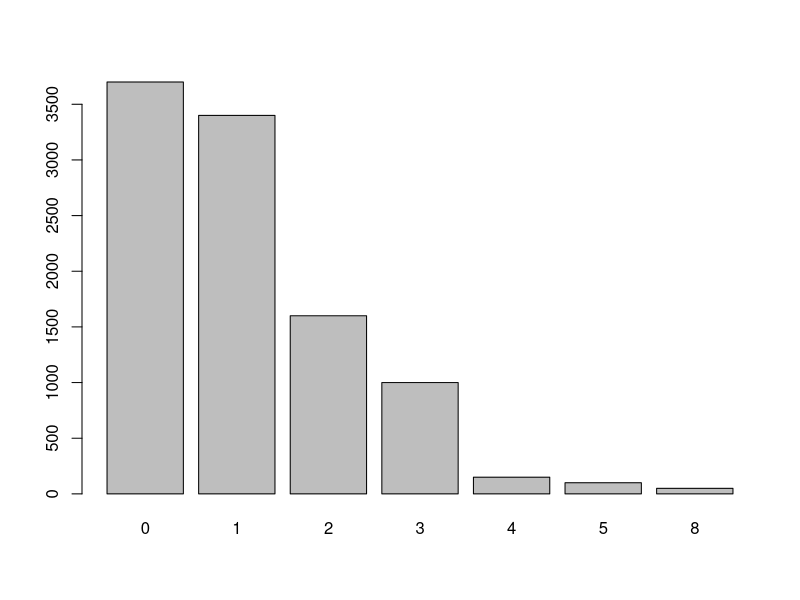
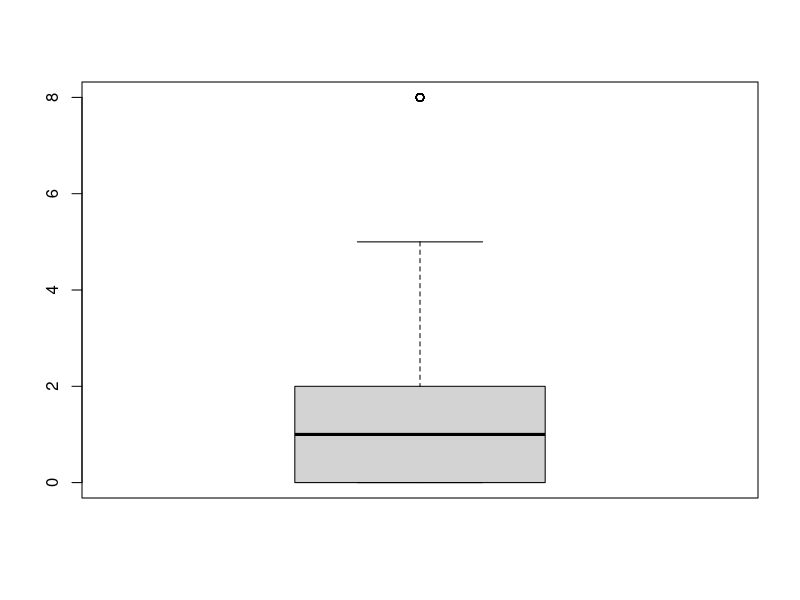
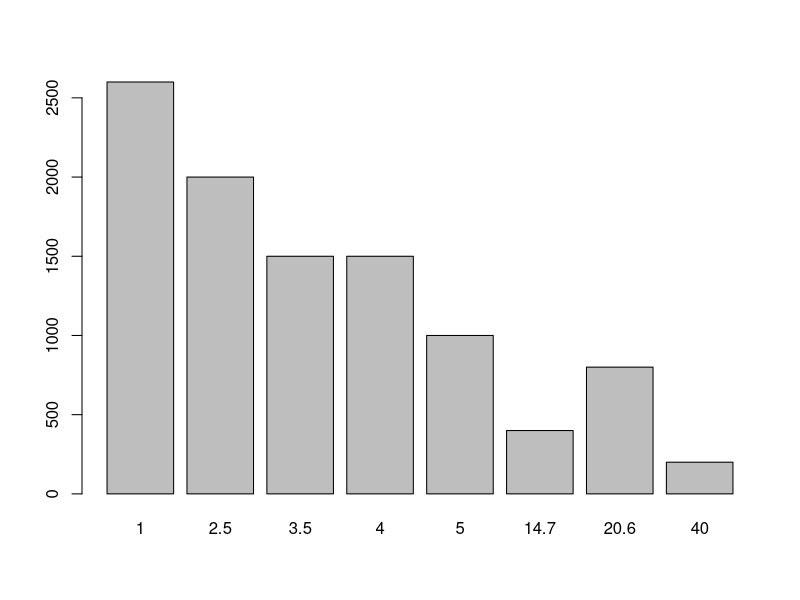
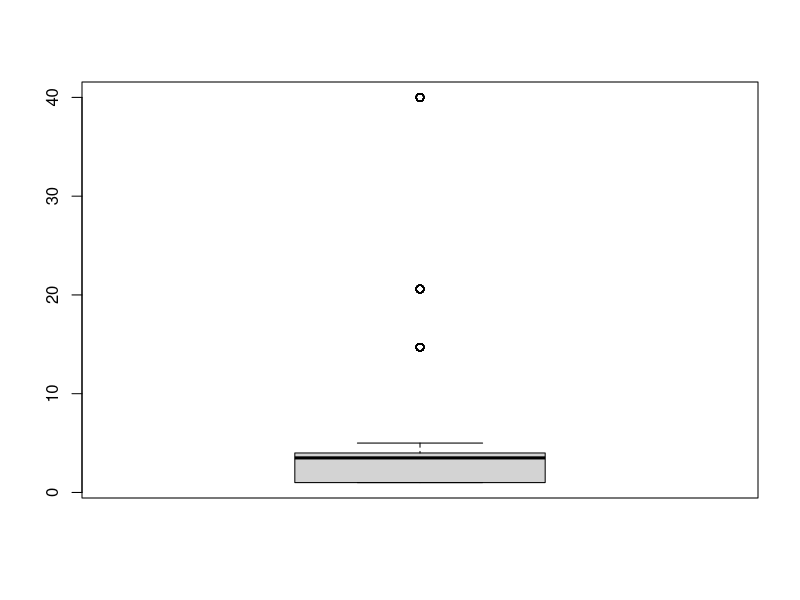
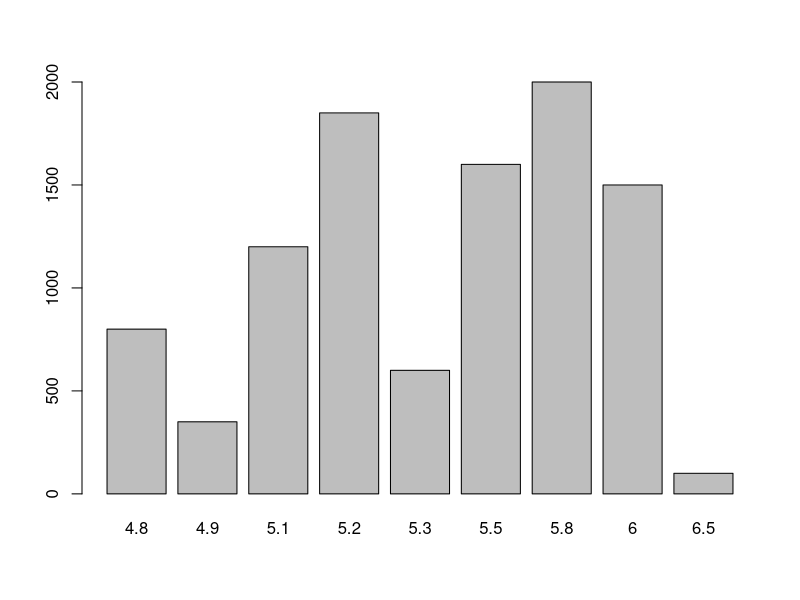
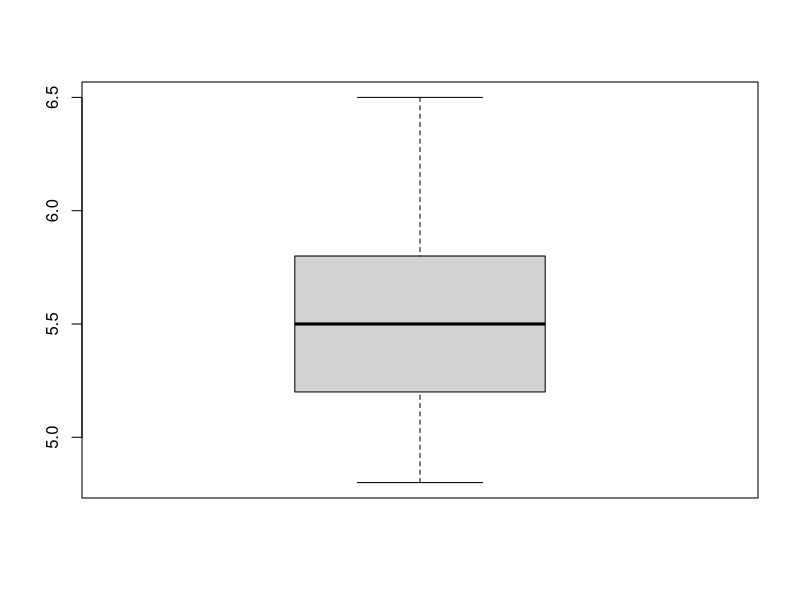

R code for these plots, in order:
## ---- chunk 1
knitr::opts_chunk$set(echo = TRUE)
## ---- chunk 2

SampleSize<-10000
x <- data.frame("SerialNumber" = 1:SampleSize, 
                "PetsPerHousehold" = c(
                                      rep(0,.37*SampleSize),
                                      rep(1,.34*SampleSize),
                                      rep(2,.16*SampleSize),
                                      rep(3,.1*SampleSize),
                                      rep(4,.015*SampleSize),
                                      rep(5,0.01*SampleSize),
                                      rep(8,0.005*SampleSize)
                                      ),
                stringsAsFactors = FALSE)

barplot(table(x$PetsPerHousehold))

## ---- chunk 3
boxplot(x$PetsPerHousehold)

summary<-summary(x$PetsPerHousehold)

summary
## ---- chunk 4

dfDistanceToWork<-data.frame("SN"=1:SampleSize,
                              DistanceToWork=c(
                                                rep(20.6,.08*SampleSize),                                                         rep(2.5,.20*SampleSize),
                                                rep(3.5,.15*SampleSize),
                                                rep(4.0,.15*SampleSize),
                                                rep(5.0,.1*SampleSize),
                                                rep(1,.26*SampleSize),
                                                rep(40,.02*SampleSize),
                                                rep(14.7,.04*SampleSize)
                                                )
                             )



barplot(table(dfDistanceToWork$DistanceToWork))

## ---- chunk 5
summary(dfDistanceToWork$DistanceToWork)
boxplot(dfDistanceToWork$DistanceToWork)
sd(dfDistanceToWork$DistanceToWork)

var(dfDistanceToWork$DistanceToWork)
## ---- chunk 6
dfHeightMales<-data.frame("SN"=1:SampleSize,Height=c(
  
                             rep(4.8,.08*SampleSize),
                             rep(5.5,.16*SampleSize),
                             rep(4.9,.035*SampleSize),
                             rep(5.3,.06*SampleSize),
                             rep(5.2,.185*SampleSize),
                             rep(5.8,.20*SampleSize),
                             rep(5.10,.120*SampleSize),
                             rep(6,.15*SampleSize),
                             rep(6.5,.01*SampleSize)
                             )
                             )


head(dfHeightMales)
barplot(table(dfHeightMales$Height))
summary(dfHeightMales$Height)
boxplot(dfHeightMales$Height)
## ---- chunk 7
sd(dfHeightMales$Height)

var(dfHeightMales$Height)

